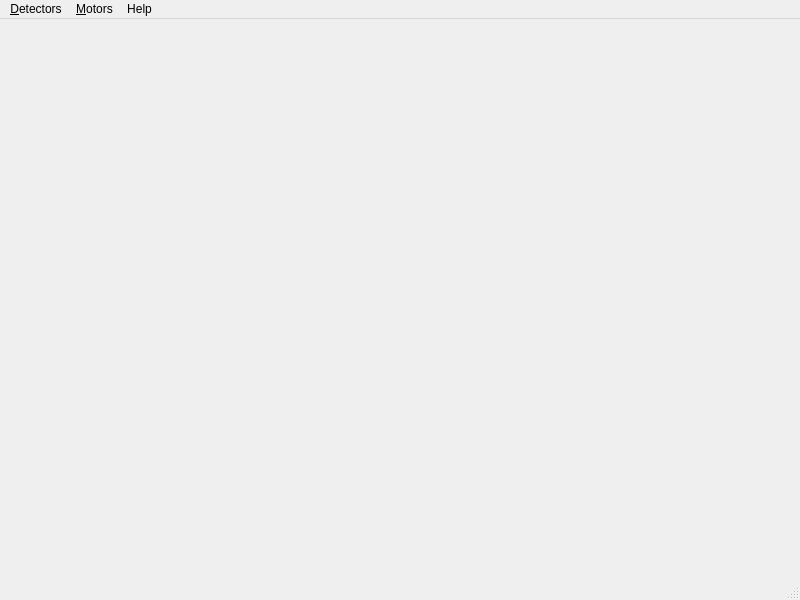
<?xml version="1.0" encoding="UTF-8"?>
<ui version="4.0">
 <class>MainWindow</class>
 <widget class="QMainWindow" name="MainWindow">
  <property name="geometry">
   <rect>
    <x>0</x>
    <y>0</y>
    <width>800</width>
    <height>600</height>
   </rect>
  </property>
  <property name="windowTitle">
   <string>MainWindow</string>
  </property>
  <widget class="QWidget" name="centralwidget"/>
  <widget class="QMenuBar" name="menubar">
   <property name="geometry">
    <rect>
     <x>0</x>
     <y>0</y>
     <width>800</width>
     <height>19</height>
    </rect>
   </property>
   <widget class="QMenu" name="menuDetectors">
    <property name="title">
     <string>&amp;Detectors</string>
    </property>
    <addaction name="actionVoltmeters"/>
   </widget>
   <widget class="QMenu" name="menuMotors">
    <property name="title">
     <string>&amp;Motors</string>
    </property>
    <addaction name="actionSample_Stage"/>
   </widget>
   <widget class="QMenu" name="menuHelp">
    <property name="title">
     <string>Help</string>
    </property>
   </widget>
   <addaction name="menuDetectors"/>
   <addaction name="menuMotors"/>
   <addaction name="menuHelp"/>
  </widget>
  <widget class="QStatusBar" name="statusbar"/>
  <action name="actionVoltmeters">
   <property name="text">
    <string>&amp;Ion Chambers...</string>
   </property>
  </action>
  <action name="actionSample_Stage">
   <property name="text">
    <string>&amp;Sample...</string>
   </property>
  </action>
 </widget>
 <resources/>
 <connections/>
</ui>
